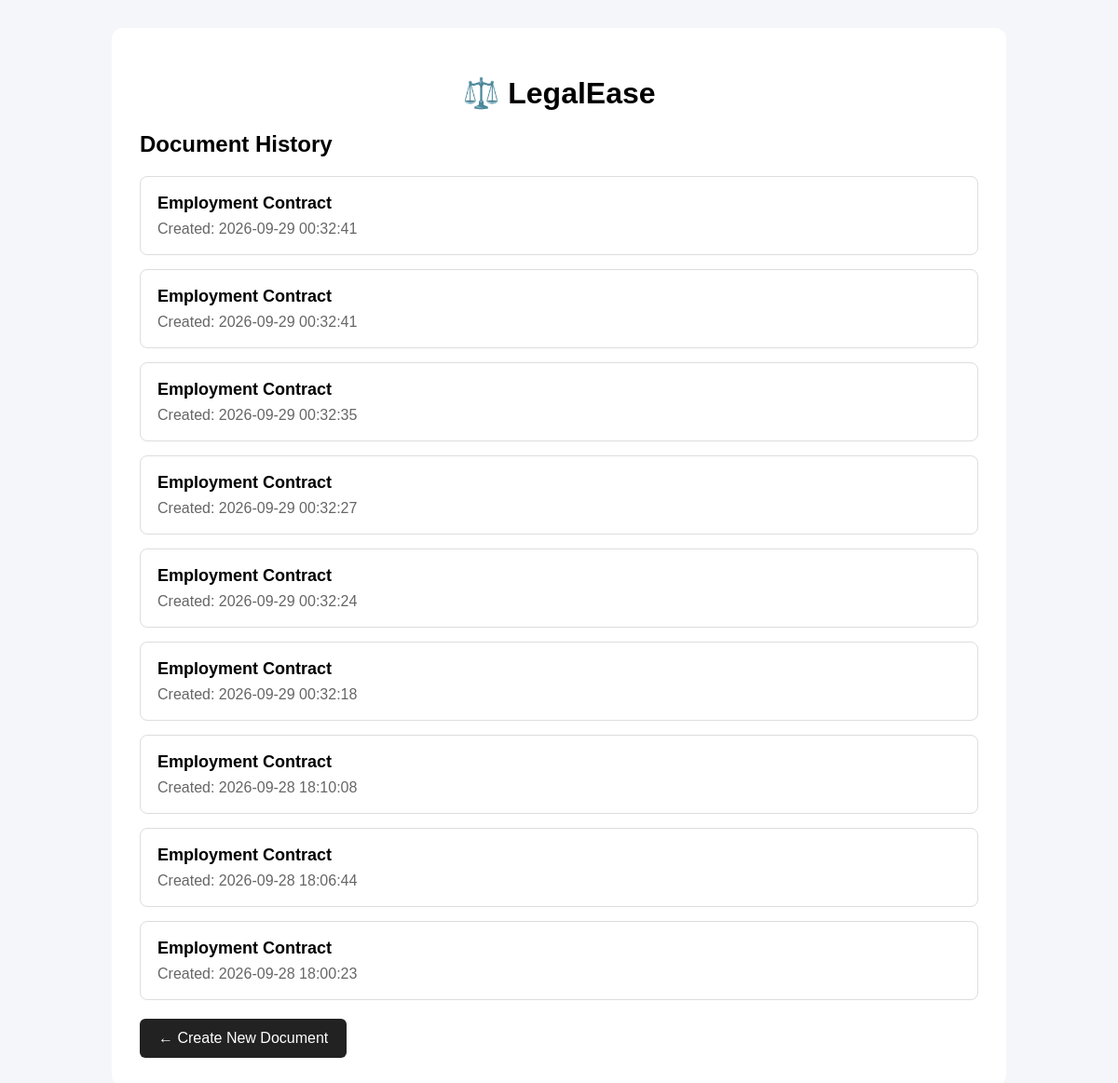
The app's page /history with its own data.
### tables this page shows
CREATE TABLE documents (

            id INTEGER PRIMARY KEY AUTOINCREMENT,

            document_type TEXT NOT NULL,

            name TEXT NOT NULL,

            company TEXT,

            effective_date TEXT,

            role TEXT,

            address TEXT,

            terms TEXT,

            document TEXT,

            created_at TIMESTAMP DEFAULT CURRENT_TIMESTAMP

        );

### main.py (the view)
@app.get("/history", response_class=HTMLResponse)
async def history(request: Request):
    documents = get_documents()
    return templates.TemplateResponse(
        "history.html",
        {
            "request": request,
            "documents": documents
        }
    )

### templates/history.html (shortened to what this page needs)
<!DOCTYPE html>
<html>
<head>
</head>
<body>
<div class="container">
    <h1>⚖️ LegalEase</h1>
    <h2>Document History</h2>
    {% if documents %}
        {% for document in documents %}
        <div class="document">
            <div class="type">
                {{ document[1] }}
            </div>
            <div class="date">
                Created: {{ document[3] }}
            </div>
        </div>
        {% endfor %}
    {% else %}
        <div class="empty">
            No documents created yet.
        </div>
    {% endif %}
    <a href="/">
        ← Create New Document
    </a>
</div>
</body>
</html>

### templates/history.html (style rules this page uses)
body { font-family: Arial, sans-serif; background: #f4f6f9; margin: 0; padding: 30px; }
.container { max-width: 900px; margin: auto; background: white; padding: 30px; border-radius: 12px; }
h1 { text-align: center; }
.document { border: 1px solid #ddd; padding: 18px; margin-top: 15px; border-radius: 8px; }
.type { font-weight: bold; font-size: 18px; }
.date { color: #666; margin-top: 8px; }
a { display: inline-block; margin-top: 20px; text-decoration: none; background: #222; color: white; padding: 12px 20px; border-radius: 6px; }

### records on screen
documents: document_type "Employment Contract", created_at "2026-09-29 00:32:41"
documents: document_type "Employment Contract", created_at "2026-09-29 00:32:41"
documents: document_type "Employment Contract", created_at "2026-09-29 00:32:35"
documents: document_type "Employment Contract", created_at "2026-09-29 00:32:27"
documents: document_type "Employment Contract", created_at "2026-09-29 00:32:24"
documents: document_type "Employment Contract", created_at "2026-09-29 00:32:18"
documents: document_type "Employment Contract", created_at "2026-09-28 18:10:08"
documents: document_type "Employment Contract", created_at "2026-09-28 18:06:44"
documents: document_type "Employment Contract", created_at "2026-09-28 18:00:23"
